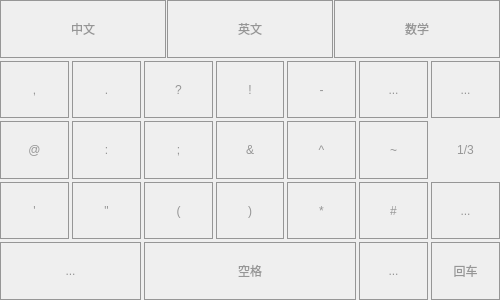
<?xml version="1.0" encoding="UTF-8"?>
<ui version="4.0">
 <class>FormSymbolPad</class>
 <widget class="QWidget" name="FormSymbolPad">
  <property name="geometry">
   <rect>
    <x>0</x>
    <y>0</y>
    <width>500</width>
    <height>300</height>
   </rect>
  </property>
  <property name="windowTitle">
   <string>Form</string>
  </property>
  <property name="styleSheet">
   <string notr="true">font: 14pt &quot;黑体&quot;;
color: rgb(150, 150, 150);</string>
  </property>
  <layout class="QGridLayout" name="gridLayout">
   <property name="leftMargin">
    <number>0</number>
   </property>
   <property name="topMargin">
    <number>0</number>
   </property>
   <property name="rightMargin">
    <number>0</number>
   </property>
   <property name="bottomMargin">
    <number>0</number>
   </property>
   <property name="spacing">
    <number>3</number>
   </property>
   <item row="1" column="2">
    <widget class="QToolButton" name="toolButton_02">
     <property name="sizePolicy">
      <sizepolicy hsizetype="Preferred" vsizetype="Preferred">
       <horstretch>0</horstretch>
       <verstretch>0</verstretch>
      </sizepolicy>
     </property>
     <property name="focusPolicy">
      <enum>Qt::NoFocus</enum>
     </property>
     <property name="styleSheet">
      <string notr="true">border-width:1px;  
border-style:solid;
border-color: rgb(150, 150, 150);  </string>
     </property>
     <property name="text">
      <string>?</string>
     </property>
    </widget>
   </item>
   <item row="1" column="3">
    <widget class="QToolButton" name="toolButton_03">
     <property name="sizePolicy">
      <sizepolicy hsizetype="Preferred" vsizetype="Preferred">
       <horstretch>0</horstretch>
       <verstretch>0</verstretch>
      </sizepolicy>
     </property>
     <property name="focusPolicy">
      <enum>Qt::NoFocus</enum>
     </property>
     <property name="styleSheet">
      <string notr="true">border-width:1px;  
border-style:solid;
border-color: rgb(150, 150, 150);  </string>
     </property>
     <property name="text">
      <string>!</string>
     </property>
    </widget>
   </item>
   <item row="3" column="4">
    <widget class="QToolButton" name="toolButton_16">
     <property name="sizePolicy">
      <sizepolicy hsizetype="Preferred" vsizetype="Preferred">
       <horstretch>0</horstretch>
       <verstretch>0</verstretch>
      </sizepolicy>
     </property>
     <property name="focusPolicy">
      <enum>Qt::NoFocus</enum>
     </property>
     <property name="styleSheet">
      <string notr="true">border-width:1px;  
border-style:solid;
border-color: rgb(150, 150, 150);  </string>
     </property>
     <property name="text">
      <string>*</string>
     </property>
    </widget>
   </item>
   <item row="1" column="1">
    <widget class="QToolButton" name="toolButton_01">
     <property name="sizePolicy">
      <sizepolicy hsizetype="Preferred" vsizetype="Preferred">
       <horstretch>0</horstretch>
       <verstretch>0</verstretch>
      </sizepolicy>
     </property>
     <property name="focusPolicy">
      <enum>Qt::NoFocus</enum>
     </property>
     <property name="styleSheet">
      <string notr="true">border-width:1px;  
border-style:solid;
border-color: rgb(150, 150, 150);  </string>
     </property>
     <property name="text">
      <string>.</string>
     </property>
    </widget>
   </item>
   <item row="3" column="5">
    <widget class="QToolButton" name="toolButton_17">
     <property name="sizePolicy">
      <sizepolicy hsizetype="Preferred" vsizetype="Preferred">
       <horstretch>0</horstretch>
       <verstretch>0</verstretch>
      </sizepolicy>
     </property>
     <property name="focusPolicy">
      <enum>Qt::NoFocus</enum>
     </property>
     <property name="styleSheet">
      <string notr="true">border-width:1px;  
border-style:solid;
border-color: rgb(150, 150, 150);  </string>
     </property>
     <property name="text">
      <string>#</string>
     </property>
    </widget>
   </item>
   <item row="2" column="2">
    <widget class="QToolButton" name="toolButton_08">
     <property name="sizePolicy">
      <sizepolicy hsizetype="Preferred" vsizetype="Preferred">
       <horstretch>0</horstretch>
       <verstretch>0</verstretch>
      </sizepolicy>
     </property>
     <property name="focusPolicy">
      <enum>Qt::NoFocus</enum>
     </property>
     <property name="styleSheet">
      <string notr="true">border-width:1px;  
border-style:solid;
border-color: rgb(150, 150, 150);  </string>
     </property>
     <property name="text">
      <string>;</string>
     </property>
    </widget>
   </item>
   <item row="3" column="3">
    <widget class="QToolButton" name="toolButton_15">
     <property name="sizePolicy">
      <sizepolicy hsizetype="Preferred" vsizetype="Preferred">
       <horstretch>0</horstretch>
       <verstretch>0</verstretch>
      </sizepolicy>
     </property>
     <property name="focusPolicy">
      <enum>Qt::NoFocus</enum>
     </property>
     <property name="styleSheet">
      <string notr="true">border-width:1px;  
border-style:solid;
border-color: rgb(150, 150, 150);  </string>
     </property>
     <property name="text">
      <string>)</string>
     </property>
    </widget>
   </item>
   <item row="2" column="4">
    <widget class="QToolButton" name="toolButton_10">
     <property name="sizePolicy">
      <sizepolicy hsizetype="Preferred" vsizetype="Preferred">
       <horstretch>0</horstretch>
       <verstretch>0</verstretch>
      </sizepolicy>
     </property>
     <property name="focusPolicy">
      <enum>Qt::NoFocus</enum>
     </property>
     <property name="styleSheet">
      <string notr="true">border-width:1px;  
border-style:solid;
border-color: rgb(150, 150, 150);  </string>
     </property>
     <property name="text">
      <string>^</string>
     </property>
    </widget>
   </item>
   <item row="3" column="0">
    <widget class="QToolButton" name="toolButton_12">
     <property name="sizePolicy">
      <sizepolicy hsizetype="Preferred" vsizetype="Preferred">
       <horstretch>0</horstretch>
       <verstretch>0</verstretch>
      </sizepolicy>
     </property>
     <property name="focusPolicy">
      <enum>Qt::NoFocus</enum>
     </property>
     <property name="styleSheet">
      <string notr="true">border-width:1px;  
border-style:solid;
border-color: rgb(150, 150, 150);  </string>
     </property>
     <property name="text">
      <string>'</string>
     </property>
    </widget>
   </item>
   <item row="2" column="5">
    <widget class="QToolButton" name="toolButton_11">
     <property name="sizePolicy">
      <sizepolicy hsizetype="Preferred" vsizetype="Preferred">
       <horstretch>0</horstretch>
       <verstretch>0</verstretch>
      </sizepolicy>
     </property>
     <property name="focusPolicy">
      <enum>Qt::NoFocus</enum>
     </property>
     <property name="styleSheet">
      <string notr="true">border-width:1px;  
border-style:solid;
border-color: rgb(150, 150, 150);  </string>
     </property>
     <property name="text">
      <string>~</string>
     </property>
    </widget>
   </item>
   <item row="4" column="6">
    <widget class="QToolButton" name="toolButton_Enter">
     <property name="sizePolicy">
      <sizepolicy hsizetype="Preferred" vsizetype="Preferred">
       <horstretch>0</horstretch>
       <verstretch>0</verstretch>
      </sizepolicy>
     </property>
     <property name="focusPolicy">
      <enum>Qt::NoFocus</enum>
     </property>
     <property name="styleSheet">
      <string notr="true">border-width:1px;  
border-style:solid;
border-color: rgb(150, 150, 150);  </string>
     </property>
     <property name="text">
      <string>回车</string>
     </property>
    </widget>
   </item>
   <item row="3" column="6">
    <widget class="QToolButton" name="toolButton_PageDown">
     <property name="sizePolicy">
      <sizepolicy hsizetype="Preferred" vsizetype="Preferred">
       <horstretch>0</horstretch>
       <verstretch>0</verstretch>
      </sizepolicy>
     </property>
     <property name="focusPolicy">
      <enum>Qt::NoFocus</enum>
     </property>
     <property name="styleSheet">
      <string notr="true">border-width:1px;  
border-style:solid;
border-color: rgb(150, 150, 150);  </string>
     </property>
     <property name="text">
      <string>...</string>
     </property>
     <property name="icon">
      <iconset resource="keypad.qrc">
       <normaloff>:/new/keypad/picture/keypad/triangle-down.png</normaloff>:/new/keypad/picture/keypad/triangle-down.png</iconset>
     </property>
     <property name="iconSize">
      <size>
       <width>32</width>
       <height>32</height>
      </size>
     </property>
    </widget>
   </item>
   <item row="3" column="1">
    <widget class="QToolButton" name="toolButton_13">
     <property name="sizePolicy">
      <sizepolicy hsizetype="Preferred" vsizetype="Preferred">
       <horstretch>0</horstretch>
       <verstretch>0</verstretch>
      </sizepolicy>
     </property>
     <property name="focusPolicy">
      <enum>Qt::NoFocus</enum>
     </property>
     <property name="styleSheet">
      <string notr="true">border-width:1px;  
border-style:solid;
border-color: rgb(150, 150, 150);  </string>
     </property>
     <property name="text">
      <string>&quot;</string>
     </property>
    </widget>
   </item>
   <item row="2" column="6">
    <widget class="QLabel" name="label_CurPage">
     <property name="frameShape">
      <enum>QFrame::NoFrame</enum>
     </property>
     <property name="frameShadow">
      <enum>QFrame::Plain</enum>
     </property>
     <property name="text">
      <string>1/3</string>
     </property>
     <property name="alignment">
      <set>Qt::AlignCenter</set>
     </property>
    </widget>
   </item>
   <item row="4" column="0" colspan="2">
    <widget class="QToolButton" name="toolButton_Return">
     <property name="sizePolicy">
      <sizepolicy hsizetype="Preferred" vsizetype="Preferred">
       <horstretch>0</horstretch>
       <verstretch>0</verstretch>
      </sizepolicy>
     </property>
     <property name="focusPolicy">
      <enum>Qt::NoFocus</enum>
     </property>
     <property name="styleSheet">
      <string notr="true">border-width:1px;  
border-style:solid;
border-color: rgb(150, 150, 150);  </string>
     </property>
     <property name="text">
      <string>...</string>
     </property>
     <property name="icon">
      <iconset resource="keypad.qrc">
       <normaloff>:/new/keypad/picture/keypad/f0e2.png</normaloff>:/new/keypad/picture/keypad/f0e2.png</iconset>
     </property>
     <property name="iconSize">
      <size>
       <width>32</width>
       <height>32</height>
      </size>
     </property>
    </widget>
   </item>
   <item row="2" column="0">
    <widget class="QToolButton" name="toolButton_06">
     <property name="sizePolicy">
      <sizepolicy hsizetype="Preferred" vsizetype="Preferred">
       <horstretch>0</horstretch>
       <verstretch>0</verstretch>
      </sizepolicy>
     </property>
     <property name="focusPolicy">
      <enum>Qt::NoFocus</enum>
     </property>
     <property name="styleSheet">
      <string notr="true">border-width:1px;  
border-style:solid;
border-color: rgb(150, 150, 150);  </string>
     </property>
     <property name="text">
      <string>@</string>
     </property>
    </widget>
   </item>
   <item row="2" column="1">
    <widget class="QToolButton" name="toolButton_07">
     <property name="sizePolicy">
      <sizepolicy hsizetype="Preferred" vsizetype="Preferred">
       <horstretch>0</horstretch>
       <verstretch>0</verstretch>
      </sizepolicy>
     </property>
     <property name="focusPolicy">
      <enum>Qt::NoFocus</enum>
     </property>
     <property name="styleSheet">
      <string notr="true">border-width:1px;  
border-style:solid;
border-color: rgb(150, 150, 150);  </string>
     </property>
     <property name="text">
      <string>:</string>
     </property>
    </widget>
   </item>
   <item row="2" column="3">
    <widget class="QToolButton" name="toolButton_09">
     <property name="sizePolicy">
      <sizepolicy hsizetype="Preferred" vsizetype="Preferred">
       <horstretch>0</horstretch>
       <verstretch>0</verstretch>
      </sizepolicy>
     </property>
     <property name="focusPolicy">
      <enum>Qt::NoFocus</enum>
     </property>
     <property name="styleSheet">
      <string notr="true">border-width:1px;  
border-style:solid;
border-color: rgb(150, 150, 150);  </string>
     </property>
     <property name="text">
      <string>&amp;&amp;</string>
     </property>
    </widget>
   </item>
   <item row="1" column="6">
    <widget class="QToolButton" name="toolButton_PageUp">
     <property name="sizePolicy">
      <sizepolicy hsizetype="Preferred" vsizetype="Preferred">
       <horstretch>0</horstretch>
       <verstretch>0</verstretch>
      </sizepolicy>
     </property>
     <property name="focusPolicy">
      <enum>Qt::NoFocus</enum>
     </property>
     <property name="styleSheet">
      <string notr="true">border-width:1px;  
border-style:solid;
border-color: rgb(150, 150, 150);  </string>
     </property>
     <property name="text">
      <string>...</string>
     </property>
     <property name="icon">
      <iconset resource="keypad.qrc">
       <normaloff>:/new/keypad/picture/keypad/triangle-up.png</normaloff>:/new/keypad/picture/keypad/triangle-up.png</iconset>
     </property>
     <property name="iconSize">
      <size>
       <width>32</width>
       <height>32</height>
      </size>
     </property>
    </widget>
   </item>
   <item row="1" column="0">
    <widget class="QToolButton" name="toolButton_00">
     <property name="sizePolicy">
      <sizepolicy hsizetype="Preferred" vsizetype="Preferred">
       <horstretch>0</horstretch>
       <verstretch>0</verstretch>
      </sizepolicy>
     </property>
     <property name="focusPolicy">
      <enum>Qt::NoFocus</enum>
     </property>
     <property name="styleSheet">
      <string notr="true">border-width:1px;  
border-style:solid;
border-color: rgb(150, 150, 150);  </string>
     </property>
     <property name="text">
      <string>,</string>
     </property>
    </widget>
   </item>
   <item row="3" column="2">
    <widget class="QToolButton" name="toolButton_14">
     <property name="sizePolicy">
      <sizepolicy hsizetype="Preferred" vsizetype="Preferred">
       <horstretch>0</horstretch>
       <verstretch>0</verstretch>
      </sizepolicy>
     </property>
     <property name="focusPolicy">
      <enum>Qt::NoFocus</enum>
     </property>
     <property name="styleSheet">
      <string notr="true">border-width:1px;  
border-style:solid;
border-color: rgb(150, 150, 150);  </string>
     </property>
     <property name="text">
      <string>(</string>
     </property>
    </widget>
   </item>
   <item row="0" column="0" colspan="7">
    <widget class="QFrame" name="frame">
     <property name="maximumSize">
      <size>
       <width>16777215</width>
       <height>60</height>
      </size>
     </property>
     <property name="styleSheet">
      <string notr="true">border-width:0px;  
border-style:solid;
border-color: rgb(150, 150, 150);  </string>
     </property>
     <property name="frameShape">
      <enum>QFrame::Panel</enum>
     </property>
     <property name="frameShadow">
      <enum>QFrame::Raised</enum>
     </property>
     <layout class="QHBoxLayout" name="horizontalLayout">
      <property name="spacing">
       <number>1</number>
      </property>
      <property name="leftMargin">
       <number>0</number>
      </property>
      <property name="topMargin">
       <number>0</number>
      </property>
      <property name="rightMargin">
       <number>0</number>
      </property>
      <property name="bottomMargin">
       <number>0</number>
      </property>
      <item>
       <widget class="QToolButton" name="toolButton_CHS">
        <property name="sizePolicy">
         <sizepolicy hsizetype="Preferred" vsizetype="Preferred">
          <horstretch>0</horstretch>
          <verstretch>0</verstretch>
         </sizepolicy>
        </property>
        <property name="focusPolicy">
         <enum>Qt::NoFocus</enum>
        </property>
        <property name="styleSheet">
         <string notr="true">border-width:1px;  
border-style:solid;
border-color: rgb(150, 150, 150);  </string>
        </property>
        <property name="text">
         <string>中文</string>
        </property>
        <property name="checkable">
         <bool>true</bool>
        </property>
        <property name="autoRaise">
         <bool>false</bool>
        </property>
       </widget>
      </item>
      <item>
       <widget class="QToolButton" name="toolButton_ENG">
        <property name="sizePolicy">
         <sizepolicy hsizetype="Preferred" vsizetype="Preferred">
          <horstretch>0</horstretch>
          <verstretch>0</verstretch>
         </sizepolicy>
        </property>
        <property name="focusPolicy">
         <enum>Qt::NoFocus</enum>
        </property>
        <property name="styleSheet">
         <string notr="true">border-width:1px;  
border-style:solid;
border-color: rgb(150, 150, 150);  </string>
        </property>
        <property name="text">
         <string>英文</string>
        </property>
        <property name="checkable">
         <bool>true</bool>
        </property>
        <property name="autoRaise">
         <bool>false</bool>
        </property>
       </widget>
      </item>
      <item>
       <widget class="QToolButton" name="toolButton_Math">
        <property name="sizePolicy">
         <sizepolicy hsizetype="Preferred" vsizetype="Preferred">
          <horstretch>0</horstretch>
          <verstretch>0</verstretch>
         </sizepolicy>
        </property>
        <property name="focusPolicy">
         <enum>Qt::NoFocus</enum>
        </property>
        <property name="styleSheet">
         <string notr="true">border-width:1px;  
border-style:solid;
border-color: rgb(150, 150, 150);  </string>
        </property>
        <property name="text">
         <string>数学</string>
        </property>
        <property name="checkable">
         <bool>true</bool>
        </property>
       </widget>
      </item>
     </layout>
    </widget>
   </item>
   <item row="1" column="5">
    <widget class="QToolButton" name="toolButton_05">
     <property name="sizePolicy">
      <sizepolicy hsizetype="Preferred" vsizetype="Preferred">
       <horstretch>0</horstretch>
       <verstretch>0</verstretch>
      </sizepolicy>
     </property>
     <property name="focusPolicy">
      <enum>Qt::NoFocus</enum>
     </property>
     <property name="styleSheet">
      <string notr="true">border-width:1px;  
border-style:solid;
border-color: rgb(150, 150, 150);  </string>
     </property>
     <property name="text">
      <string>...</string>
     </property>
    </widget>
   </item>
   <item row="1" column="4">
    <widget class="QToolButton" name="toolButton_04">
     <property name="sizePolicy">
      <sizepolicy hsizetype="Preferred" vsizetype="Preferred">
       <horstretch>0</horstretch>
       <verstretch>0</verstretch>
      </sizepolicy>
     </property>
     <property name="focusPolicy">
      <enum>Qt::NoFocus</enum>
     </property>
     <property name="styleSheet">
      <string notr="true">border-width:1px;  
border-style:solid;
border-color: rgb(150, 150, 150);  </string>
     </property>
     <property name="text">
      <string>-</string>
     </property>
    </widget>
   </item>
   <item row="4" column="5">
    <widget class="QToolButton" name="toolButton_BackSpace">
     <property name="sizePolicy">
      <sizepolicy hsizetype="Preferred" vsizetype="Preferred">
       <horstretch>0</horstretch>
       <verstretch>0</verstretch>
      </sizepolicy>
     </property>
     <property name="focusPolicy">
      <enum>Qt::NoFocus</enum>
     </property>
     <property name="styleSheet">
      <string notr="true">border-width:1px;  
border-style:solid;
border-color: rgb(150, 150, 150);  </string>
     </property>
     <property name="text">
      <string>...</string>
     </property>
     <property name="icon">
      <iconset resource="keypad.qrc">
       <normaloff>:/new/keypad/picture/keypad/backspace.png</normaloff>:/new/keypad/picture/keypad/backspace.png</iconset>
     </property>
     <property name="iconSize">
      <size>
       <width>24</width>
       <height>24</height>
      </size>
     </property>
    </widget>
   </item>
   <item row="4" column="2" colspan="3">
    <widget class="QToolButton" name="toolButton_Space">
     <property name="sizePolicy">
      <sizepolicy hsizetype="Preferred" vsizetype="Preferred">
       <horstretch>0</horstretch>
       <verstretch>0</verstretch>
      </sizepolicy>
     </property>
     <property name="focusPolicy">
      <enum>Qt::NoFocus</enum>
     </property>
     <property name="styleSheet">
      <string notr="true">border-width:1px;  
border-style:solid;
border-color: rgb(150, 150, 150);  </string>
     </property>
     <property name="text">
      <string>空格</string>
     </property>
    </widget>
   </item>
  </layout>
 </widget>
 <resources>
  <include location="keypad.qrc"/>
 </resources>
 <connections>
  <connection>
   <sender>toolButton_CHS</sender>
   <signal>clicked()</signal>
   <receiver>FormSymbolPad</receiver>
   <slot>onCHS()</slot>
   <hints>
    <hint type="sourcelabel">
     <x>130</x>
     <y>36</y>
    </hint>
    <hint type="destinationlabel">
     <x>275</x>
     <y>62</y>
    </hint>
   </hints>
  </connection>
  <connection>
   <sender>toolButton_ENG</sender>
   <signal>clicked()</signal>
   <receiver>FormSymbolPad</receiver>
   <slot>onENG()</slot>
   <hints>
    <hint type="sourcelabel">
     <x>493</x>
     <y>30</y>
    </hint>
    <hint type="destinationlabel">
     <x>496</x>
     <y>76</y>
    </hint>
   </hints>
  </connection>
  <connection>
   <sender>toolButton_Math</sender>
   <signal>clicked()</signal>
   <receiver>FormSymbolPad</receiver>
   <slot>onMath()</slot>
   <hints>
    <hint type="sourcelabel">
     <x>736</x>
     <y>34</y>
    </hint>
    <hint type="destinationlabel">
     <x>746</x>
     <y>85</y>
    </hint>
   </hints>
  </connection>
  <connection>
   <sender>toolButton_PageUp</sender>
   <signal>clicked()</signal>
   <receiver>FormSymbolPad</receiver>
   <slot>onPrevPage()</slot>
   <hints>
    <hint type="sourcelabel">
     <x>844</x>
     <y>111</y>
    </hint>
    <hint type="destinationlabel">
     <x>744</x>
     <y>152</y>
    </hint>
   </hints>
  </connection>
  <connection>
   <sender>toolButton_PageDown</sender>
   <signal>clicked()</signal>
   <receiver>FormSymbolPad</receiver>
   <slot>onNextPage()</slot>
   <hints>
    <hint type="sourcelabel">
     <x>767</x>
     <y>272</y>
    </hint>
    <hint type="destinationlabel">
     <x>746</x>
     <y>216</y>
    </hint>
   </hints>
  </connection>
 </connections>
 <slots>
  <slot>onPrevPage()</slot>
  <slot>onNextPage()</slot>
  <slot>onCHS()</slot>
  <slot>onENG()</slot>
  <slot>onMath()</slot>
 </slots>
</ui>
